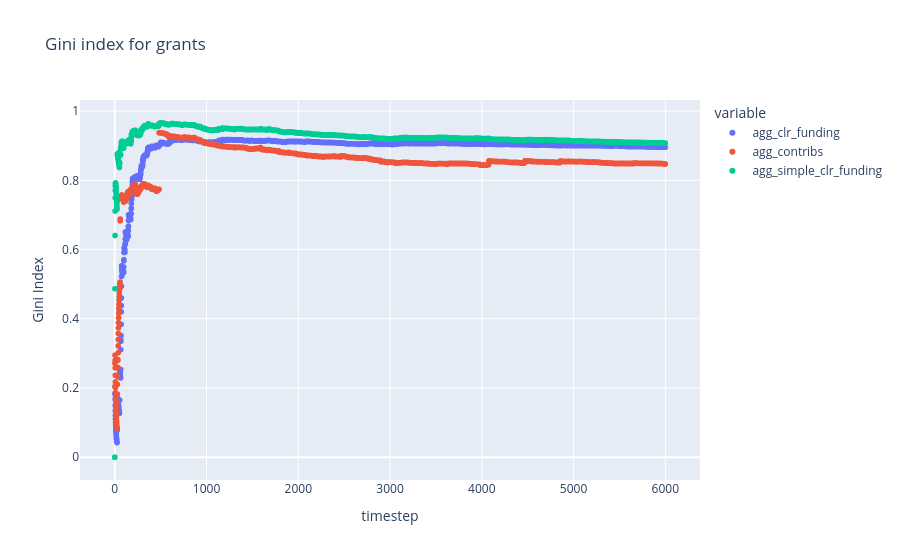

The notebook cell saved with this chart:
### Markdown cell above
#### CLR match gini index across grants

### Code cell
key_1 = 'agg_clr_funding'
fig_df_1 = (grant_dfs[key_1]
            .sort_values(by=key_1)
            .groupby('timestep')[key_1]
            .apply(lambda s: ineq.gini(s) / len(s))
            .reset_index()
         )

key_2 = 'agg_contribs'
fig_df_2 = (grant_dfs[key_2]
            .sort_values(by=key_2)
            .groupby('timestep')[key_2]
            .apply(lambda s: ineq.gini(s) / len(s))
            .reset_index()
         )

key_3 = 'agg_simple_clr_funding'
fig_df_3 = (grant_dfs[key_3]
            .sort_values(by=key_3)
            .groupby('timestep')[key_3]
            .apply(lambda s: ineq.gini(s) / len(s))
            .reset_index()
         )

fig_df = (fig_df_1.set_index('timestep')
                  .join(fig_df_2.set_index('timestep'))
                  .join(fig_df_3.set_index('timestep'))
                  .reset_index())

title = 'Gini index for grants'

x_col = 'timestep'
y_cols = [key_1, key_2, key_3]

labels = {'value': 'Gini Index',
          'grant': ''}

options = {'x': x_col,
           'y': y_cols,
           'title': title,
           'labels': labels}

fig = px.scatter(fig_df, **options)

fig.show()

### Figure 1 — Plotly figure (JSON) as saved in the notebook; plotly's stock layout.template omitted (floating-point values rounded to 4 significant figures; data arrays with more than 128 entries replaced by an {"elided": "..."} marker saying what was removed)
{"data": [{"hovertemplate": "variable=agg_clr_funding<br>timestep=%{x}<br>Gini Index=%{y}<extra></extra>", "legendgroup": "agg_clr_funding", "marker": {"color": "#636efa", "symbol": "circle"}, "mode": "markers", "name": "agg_clr_funding", "showlegend": true, "type": "scattergl", "x": {"elided": "6000 int values"}, "xaxis": "x", "y": {"elided": "6000 float values"}, "yaxis": "y"}, {"hovertemplate": "variable=agg_contribs<br>timestep=%{x}<br>Gini Index=%{y}<extra></extra>", "legendgroup": "agg_contribs", "marker": {"color": "#EF553B", "symbol": "circle"}, "mode": "markers", "name": "agg_contribs", "showlegend": true, "type": "scattergl", "x": {"elided": "6000 int values"}, "xaxis": "x", "y": {"elided": "6000 float values"}, "yaxis": "y"}, {"hovertemplate": "variable=agg_simple_clr_funding<br>timestep=%{x}<br>Gini Index=%{y}<extra></extra>", "legendgroup": "agg_simple_clr_funding", "marker": {"color": "#00cc96", "symbol": "circle"}, "mode": "markers", "name": "agg_simple_clr_funding", "showlegend": true, "type": "scattergl", "x": {"elided": "6000 int values"}, "xaxis": "x", "y": {"elided": "6000 float values"}, "yaxis": "y"}], "layout": {"autosize": true, "legend": {"title": {"text": "variable"}, "tracegroupgap": 0}, "title": {"text": "Gini index for grants"}, "xaxis": {"anchor": "y", "autorange": true, "domain": [0, 1], "range": [-361.0, 6360.0], "title": {"text": "timestep"}, "type": "linear"}, "yaxis": {"anchor": "x", "autorange": true, "domain": [0, 1], "range": [-0.07078, 1.037], "title": {"text": "Gini Index"}, "type": "linear"}}}
